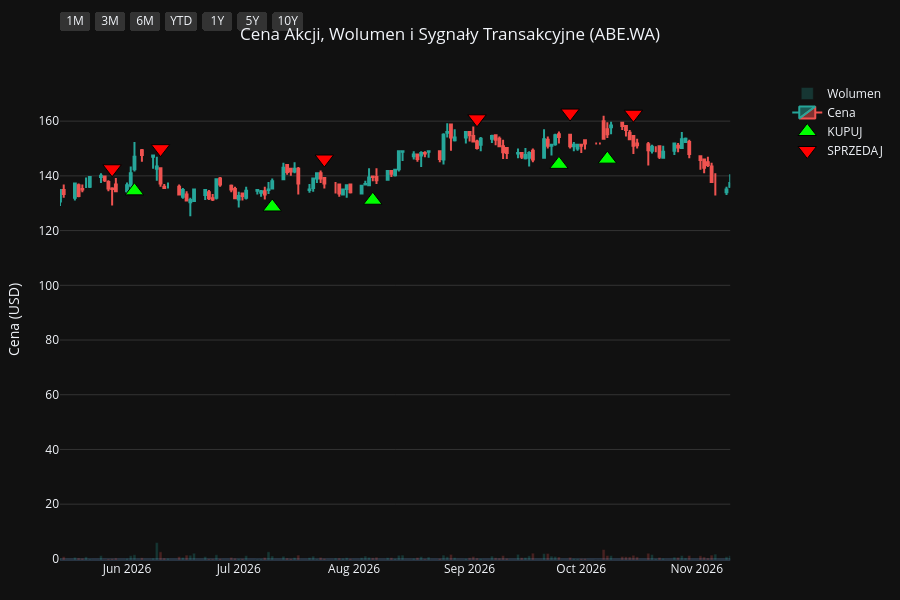
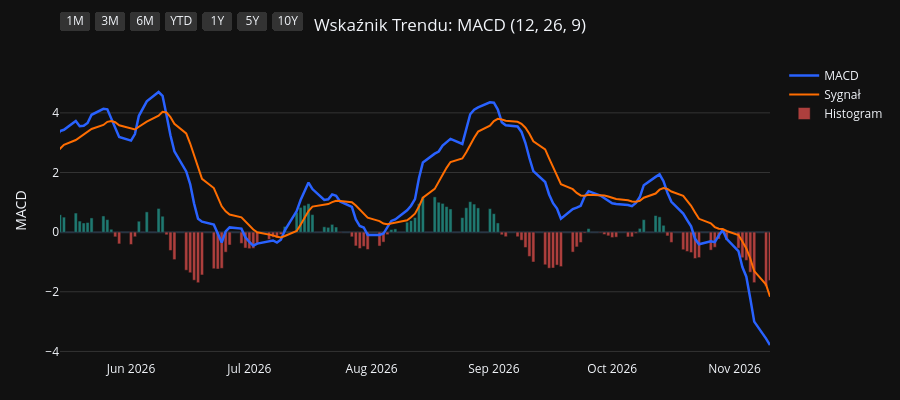
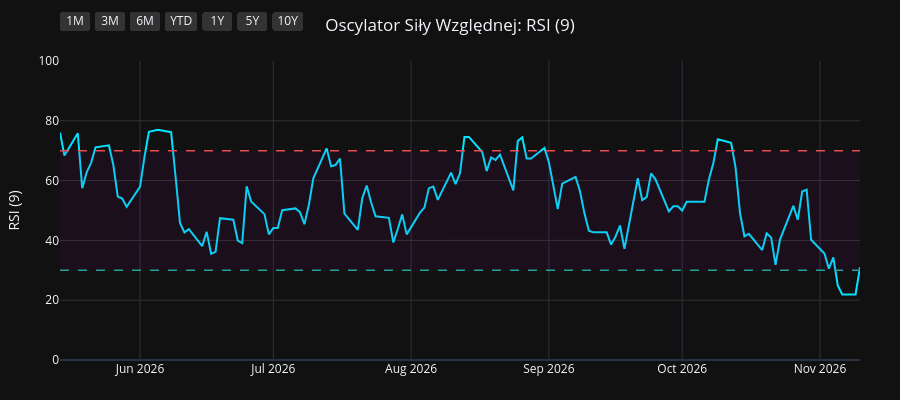
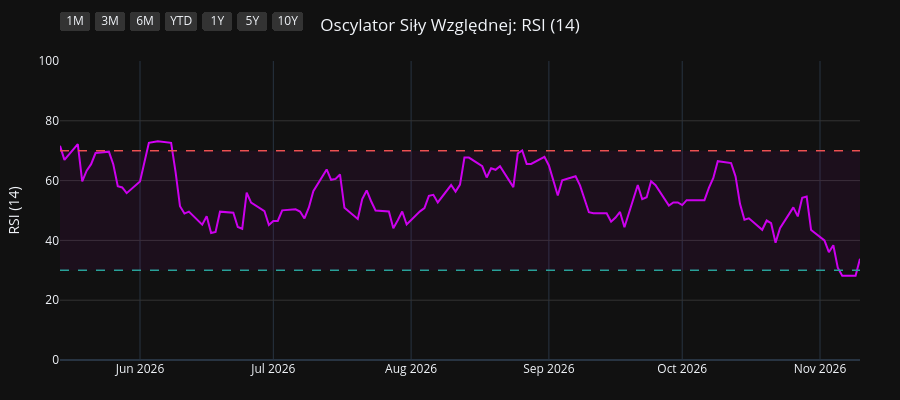

The cell these charts' notebook holds for them, in order:
### Code cell
import os
import yfinance as yf
import pandas as pd
import pandas_ta as ta
import plotly.graph_objects as go
from plotly.subplots import make_subplots

# 1. Pobranie i przygotowanie danych
symbol = os.environ.get("STOCK_TICKER", "").strip().upper()
if not symbol:
    raise RuntimeError("Set STOCK_TICKER before running price_extractor.ipynb")
df = yf.Ticker(symbol).history(period="10y")
df.index = df.index.tz_localize(None)

# Wskaźniki i sygnały
df.ta.macd(fast=12, slow=26, signal=9, append=True)
df.ta.rsi(length=9, append=True)
df.ta.rsi(length=14, append=True)
df.ta.rsi(length=21, append=True)
df.dropna(inplace=True)

macd = df['MACD_12_26_9']
signal = df['MACDs_12_26_9']
wczorajszy_macd = macd.shift(1)
wczorajszy_signal = signal.shift(1)

df['Decyzja'] = 'BRAK'
df.loc[(macd > signal) & (wczorajszy_macd <= wczorajszy_signal), 'Decyzja'] = 'KUPUJ'
df.loc[(macd < signal) & (wczorajszy_macd >= wczorajszy_signal), 'Decyzja'] = 'SPRZEDAJ'

df_kupuj = df[df['Decyzja'] == 'KUPUJ']
df_sprzedaj = df[df['Decyzja'] == 'SPRZEDAJ']
df_dywidendy = df[df['Dividends'] > 0]
df_splity = df[df['Stock Splits'] > 0]

# Wspólna konfiguracja osi X
konfiguracja_osi_x = dict(
    type="date",
    showspikes=True, spikemode="across", spikesnap="cursor", spikedash="dot", spikecolor="#ffffff", spikethickness=1, hoverformat="%Y-%m-%d",
    rangeselector=dict(
        buttons=list([
            dict(count=1, label="1M", step="month", stepmode="backward"),
            dict(count=3, label="3M", step="month", stepmode="backward"),
            dict(count=6, label="6M", step="month", stepmode="backward"),
            dict(count=1, label="YTD", step="year", stepmode="todate"),
            dict(count=1, label="1Y", step="year", stepmode="backward"),
            dict(count=5, label="5Y", step="year", stepmode="backward"),
            dict(step="all", label="10Y")
        ]),
        bgcolor="#333333", activecolor="#2962ff", x=0, y=1.1
    )
)

# ==========================================
# WYKRES 1: CENA + WOLUMEN + SYGNAŁY
# ==========================================
fig1 = make_subplots(specs=[[{"secondary_y": True}]])

kolory_wolumenu = ['#26a69a' if row['Close'] >= row['Open'] else '#ef5350' for index, row in df.iterrows()]
fig1.add_trace(go.Bar(x=df.index, y=df['Volume'], marker_color=kolory_wolumenu, opacity=0.25, name='Wolumen'), secondary_y=True)
fig1.add_trace(go.Candlestick(x=df.index, open=df['Open'], high=df['High'], low=df['Low'], close=df['Close'], name='Cena', increasing_line_color='#26a69a', decreasing_line_color='#ef5350'), secondary_y=False)
fig1.add_trace(go.Scatter(x=df_kupuj.index, y=df_kupuj['Low'] * 0.95, customdata=df_kupuj[['Low', 'High']], mode='markers', marker=dict(symbol='triangle-up', size=16, color='#00ff00', line=dict(width=1, color='black')), name='KUPUJ', hovertemplate='KUPUJ<br>Najniższa: %{customdata[0]:.2f}<br>Najwyższa: %{customdata[1]:.2f}<extra></extra>'), secondary_y=False)
fig1.add_trace(go.Scatter(x=df_sprzedaj.index, y=df_sprzedaj['High'] * 1.05, customdata=df_sprzedaj[['Low', 'High']], mode='markers', marker=dict(symbol='triangle-down', size=16, color='#ff0000', line=dict(width=1, color='black')), name='SPRZEDAJ', hovertemplate='SPRZEDAJ<br>Najniższa: %{customdata[0]:.2f}<br>Najwyższa: %{customdata[1]:.2f}<extra></extra>'), secondary_y=False)

if not df_dywidendy.empty:
    fig1.add_trace(go.Scatter(x=df_dywidendy.index, y=df_dywidendy['Low'] * 0.90, mode='markers+text', marker=dict(symbol='circle', size=12, color='#29b6f6', line=dict(width=1, color='white')), text=df_dywidendy['Dividends'].apply(lambda x: f"{x}$"), textposition="bottom center", name='Dywidenda', showlegend=False, hovertemplate='Dywidenda: %{text}<extra></extra>', textfont=dict(color="#29b6f6")), secondary_y=False)
if not df_splity.empty:
                    fig1.add_trace(go.Scatter(x=df_splity.index, y=df_splity['High'], mode='markers+text', marker=dict(symbol='star', size=16, color='#ffee58', line=dict(width=1, color='black')), text=df_splity['Stock Splits'].apply(lambda x: f"{x:g}:1" if x >= 1 else f"1:{1 / x:g}"), textposition="top center", name='Split', hovertemplate='%{text}<extra></extra>', textfont=dict(color="#ffee58")), secondary_y=False)

fig1.update_layout(title=dict(text=f"Cena Akcji, Wolumen i Sygnały Transakcyjne ({symbol})", x=0.5, xanchor='center'), dragmode='pan', xaxis_rangeslider_visible=False, template='plotly_dark', height=600, hovermode='x unified', margin=dict(l=60, r=40, t=60, b=40))
fig1.update_xaxes(**konfiguracja_osi_x)
fig1.update_xaxes(range=[df.index.max() - pd.Timedelta(days=180), df.index.max()])
fig1.update_yaxes(title_text="Cena (USD)", secondary_y=False, gridcolor='#333333')
fig1.update_yaxes(range=[0, df['Volume'].max() * 4], showgrid=False, showticklabels=False, secondary_y=True)
fig1.show(config={'scrollZoom': True})

# ==========================================
# WYKRES 2: WSKAŹNIK MACD
# ==========================================
fig2 = go.Figure()
fig2.add_trace(go.Scatter(x=df.index, y=df['MACD_12_26_9'], line=dict(color='#2962ff', width=2.5), name='MACD'))
fig2.add_trace(go.Scatter(x=df.index, y=df['MACDs_12_26_9'], line=dict(color='#ff6d00', width=2), name='Sygnał'))
kolory_macd = ['#26a69a' if val >= 0 else '#ef5350' for val in df['MACDh_12_26_9']]
fig2.add_trace(go.Bar(x=df.index, y=df['MACDh_12_26_9'], marker_color=kolory_macd, name='Histogram', opacity=0.7))
fig2.update_layout(title=dict(text="Wskaźnik Trendu: MACD (12, 26, 9)", x=0.5, xanchor='center'), dragmode='pan', xaxis_rangeslider_visible=False, template='plotly_dark', height=400, hovermode='x unified', margin=dict(l=60, r=40, t=60, b=40))
fig2.update_xaxes(**konfiguracja_osi_x)
fig2.update_xaxes(range=[df.index.max() - pd.Timedelta(days=180), df.index.max()])
fig2.update_yaxes(title_text="MACD", gridcolor='#333333')
fig2.show(config={'scrollZoom': True})

# ==========================================
# WYKRES 3: OSCYLATOR RSI (9)
# ==========================================
fig3 = go.Figure()
fig3.add_trace(go.Scatter(x=df.index, y=df['RSI_9'], line=dict(color='#00e5ff', width=2), name='RSI (9)'))
fig3.add_hline(y=70, line_dash="dash", line_color="#ef5350", line_width=1.5)
fig3.add_hline(y=30, line_dash="dash", line_color="#26a69a", line_width=1.5)
fig3.add_hrect(y0=30, y1=70, line_width=0, fillcolor="purple", opacity=0.1)
fig3.update_layout(title=dict(text="Oscylator Siły Względnej: RSI (9)", x=0.5, xanchor='center'), dragmode='pan', xaxis_rangeslider_visible=False, template='plotly_dark', height=400, hovermode='x unified', margin=dict(l=60, r=40, t=60, b=40))
fig3.update_xaxes(**konfiguracja_osi_x)
fig3.update_xaxes(range=[df.index.max() - pd.Timedelta(days=180), df.index.max()])
fig3.update_yaxes(title_text="RSI (9)", range=[0, 100], gridcolor='#333333')
fig3.show(config={'scrollZoom': True})

# ==========================================
# WYKRES 4: OSCYLATOR RSI (14)
# ==========================================
fig4 = go.Figure()
fig4.add_trace(go.Scatter(x=df.index, y=df['RSI_14'], line=dict(color='#d500f9', width=2), name='RSI (14)'))
fig4.add_hline(y=70, line_dash="dash", line_color="#ef5350", line_width=1.5)
fig4.add_hline(y=30, line_dash="dash", line_color="#26a69a", line_width=1.5)
fig4.add_hrect(y0=30, y1=70, line_width=0, fillcolor="purple", opacity=0.1)
fig4.update_layout(title=dict(text="Oscylator Siły Względnej: RSI (14)", x=0.5, xanchor='center'), dragmode='pan', xaxis_rangeslider_visible=False, template='plotly_dark', height=400, hovermode='x unified', margin=dict(l=60, r=40, t=60, b=40))
fig4.update_xaxes(**konfiguracja_osi_x)
fig4.update_xaxes(range=[df.index.max() - pd.Timedelta(days=180), df.index.max()])
fig4.update_yaxes(title_text="RSI (14)", range=[0, 100], gridcolor='#333333')
fig4.show(config={'scrollZoom': True})

# ==========================================
# WYKRES 5: OSCYLATOR RSI (21)
# ==========================================
fig5 = go.Figure()
fig5.add_trace(go.Scatter(x=df.index, y=df['RSI_21'], line=dict(color='#64dd17', width=2), name='RSI (21)'))
fig5.add_hline(y=70, line_dash="dash", line_color="#ef5350", line_width=1.5)
fig5.add_hline(y=30, line_dash="dash", line_color="#26a69a", line_width=1.5)
fig5.add_hrect(y0=30, y1=70, line_width=0, fillcolor="purple", opacity=0.1)
fig5.update_layout(title=dict(text="Oscylator Siły Względnej: RSI (21)", x=0.5, xanchor='center'), dragmode='pan', xaxis_rangeslider_visible=False, template='plotly_dark', height=400, hovermode='x unified', margin=dict(l=60, r=40, t=60, b=40))
fig5.update_xaxes(**konfiguracja_osi_x)
fig5.update_xaxes(range=[df.index.max() - pd.Timedelta(days=180), df.index.max()])
fig5.update_yaxes(title_text="RSI (21)", range=[0, 100], gridcolor='#333333')
fig5.show(config={'scrollZoom': True})

### Figure 1 — Plotly figure (JSON) as saved in the notebook; plotly's stock layout.template omitted (floating-point values rounded to 4 significant figures; data arrays with more than 128 entries replaced by an {"elided": "..."} marker saying what was removed)
{"data": [{"marker": {"color": {"elided": "2506 str values"}}, "name": "Wolumen", "opacity": 0.25, "type": "bar", "x": {"elided": "2506 str values"}, "xaxis": "x", "y": {"elided": "2506 int values"}, "yaxis": "y2"}, {"close": {"elided": "2506 float values"}, "decreasing": {"line": {"color": "#ef5350"}}, "high": {"elided": "2506 float values"}, "increasing": {"line": {"color": "#26a69a"}}, "low": {"elided": "2506 float values"}, "name": "Cena", "open": {"elided": "2506 float values"}, "type": "candlestick", "x": {"elided": "2506 str values"}, "xaxis": "x", "yaxis": "y"}, {"customdata": {"elided": "106x2 float values"}, "hovertemplate": "KUPUJ<br>Najniższa: %{customdata[0]:.2f}<br>Najwyższa: %{customdata[1]:.2f}<extra></extra>", "marker": {"color": "#00ff00", "line": {"color": "black", "width": 1}, "size": 16, "symbol": "triangle-up"}, "mode": "markers", "name": "KUPUJ", "type": "scatter", "x": ["2017-01-19T00:00:00", "2017-02-20T00:00:00", "2017-03-03T00:00:00", "2017-03-09T00:00:00", "2017-05-04T00:00:00", "2017-05-09T00:00:00", "2017-05-18T00:00:00", "2017-06-02T00:00:00", "2017-07-11T00:00:00", "2017-08-23T00:00:00", "2017-09-28T00:00:00", "2017-10-27T00:00:00", "2018-01-02T00:00:00", "2018-01-17T00:00:00", "2018-03-01T00:00:00", "2018-03-13T00:00:00", "2018-03-29T00:00:00", "2018-04-20T00:00:00", "2018-06-07T00:00:00", "2018-07-18T00:00:00", "2018-09-18T00:00:00", "2018-10-17T00:00:00", "2018-12-25T00:00:00", "2019-03-20T00:00:00", "2019-03-26T00:00:00", "2019-05-10T00:00:00", "2019-06-04T00:00:00", "2019-09-05T00:00:00", "2019-09-13T00:00:00", "2019-10-07T00:00:00", "2019-10-16T00:00:00", "2019-11-18T00:00:00", "2020-01-22T00:00:00", "2020-03-23T00:00:00", "2020-06-22T00:00:00", "2020-07-21T00:00:00", "2020-10-01T00:00:00", "2020-10-19T00:00:00", "2020-11-04T00:00:00", "2020-12-01T00:00:00", "2020-12-03T00:00:00", "2020-12-30T00:00:00", "2021-02-08T00:00:00", "2021-02-25T00:00:00", "2021-03-02T00:00:00", "2021-04-26T00:00:00", "2021-07-05T00:00:00", "2021-08-03T00:00:00", "2021-10-05T00:00:00", "2021-11-09T00:00:00", "2021-12-07T00:00:00", "2022-02-17T00:00:00", "2022-03-10T00:00:00", "2022-04-21T00:00:00", "2022-05-16T00:00:00", "2022-05-20T00:00:00", "2022-07-01T00:00:00", "2022-08-02T00:00:00", "2022-09-13T00:00:00", "2022-10-05T00:00:00", "2022-11-18T00:00:00", "2023-01-04T00:00:00", "2023-02-03T00:00:00", "2023-03-06T00:00:00", "2023-04-13T00:00:00", "2023-05-24T00:00:00", "2023-08-10T00:00:00", "2023-08-17T00:00:00", "2023-10-12T00:00:00", "2023-10-31T00:00:00", "2023-11-09T00:00:00", "2023-12-05T00:00:00", "2024-02-19T00:00:00", "2024-03-15T00:00:00", "2024-05-09T00:00:00", "2024-06-10T00:00:00", "2024-07-22T00:00:00", "2024-08-16T00:00:00", "2024-08-30T00:00:00", "2024-09-19T00:00:00", "2024-10-09T00:00:00", "2024-11-19T00:00:00", "2024-12-19T00:00:00", "2025-03-14T00:00:00", "2025-04-28T00:00:00", "2025-05-12T00:00:00", "2025-05-26T00:00:00", "2025-05-30T00:00:00", "2025-06-25T00:00:00", "2025-07-24T00:00:00", "2025-08-07T00:00:00", "2025-08-27T00:00:00", "2025-10-01T00:00:00", "2025-10-15T00:00:00", "2025-10-27T00:00:00", "2025-10-29T00:00:00", "2025-11-20T00:00:00", "2025-11-28T00:00:00", "2026-02-04T00:00:00", "2026-02-26T00:00:00", "2026-04-09T00:00:00", "2026-06-03T00:00:00", "2026-07-10T00:00:00", "2026-08-06T00:00:00", "2026-09-25T00:00:00", "2026-10-08T00:00:00"], "xaxis": "x", "y": [27.73, 29.82, 29.82, 29.38, 28.9, 29.26, 28.37, 28.75, 28.7, 26.06, 21.68, 20.35, 24.66, 24.4, 23.04, 22.48, 20.71, 19.02, 17.02, 14.89, 15.41, 15.89, 12.68, 16.05, 16.01, 14.49, 12.12, 15.01, 14.85, 15.81, 16.05, 16.38, 20.15, 12.04, 20.39, 22.07, 23.28, 22.32, 21.27, 25.05, 25.05, 25.65, 26.38, 27.69, 28.18, 38.68, 44.79, 48.86, 45.28, 46.09, 40.65, 39.74, 38.49, 39.82, 38.32, 37.57, 38.24, 32.09, 31.05, 31.09, 35.5, 44.99, 44.48, 43.29, 43.21, 39.97, 50.62, 48.57, 54.71, 55.73, 55.22, 52.83, 61.87, 69.05, 81.29, 84.79, 86.53, 82.86, 80.42, 79.02, 84.26, 77.62, 77.44, 89.16, 87.94, 88.3, 88.3, 87.04, 85.78, 86.77, 86.05, 84.7, 86.77, 86.86, 87.76, 87.04, 86.95, 84.88, 113.2, 114.4, 111.5, 134.5, 128.6, 131.1, 144.2, 146.1], "yaxis": "y"}, {"customdata": {"elided": "106x2 float values"}, "hovertemplate": "SPRZEDAJ<br>Najniższa: %{customdata[0]:.2f}<br>Najwyższa: %{customdata[1]:.2f}<extra></extra>", "marker": {"color": "#ff0000", "line": {"color": "black", "width": 1}, "size": 16, "symbol": "triangle-down"}, "mode": "markers", "name": "SPRZEDAJ", "type": "scatter", "x": ["2017-02-15T00:00:00", "2017-02-21T00:00:00", "2017-03-06T00:00:00", "2017-03-28T00:00:00", "2017-05-08T00:00:00", "2017-05-12T00:00:00", "2017-05-23T00:00:00", "2017-07-03T00:00:00", "2017-07-24T00:00:00", "2017-09-07T00:00:00", "2017-10-26T00:00:00", "2017-12-14T00:00:00", "2018-01-09T00:00:00", "2018-01-31T00:00:00", "2018-03-05T00:00:00", "2018-03-14T00:00:00", "2018-04-04T00:00:00", "2018-05-11T00:00:00", "2018-06-28T00:00:00", "2018-08-24T00:00:00", "2018-10-05T00:00:00", "2018-10-26T00:00:00", "2019-02-14T00:00:00", "2019-03-21T00:00:00", "2019-03-27T00:00:00", "2019-05-14T00:00:00", "2019-07-29T00:00:00", "2019-09-10T00:00:00", "2019-10-01T00:00:00", "2019-10-15T00:00:00", "2019-10-24T00:00:00", "2019-12-20T00:00:00", "2020-01-30T00:00:00", "2020-05-15T00:00:00", "2020-07-08T00:00:00", "2020-08-14T00:00:00", "2020-10-09T00:00:00", "2020-11-02T00:00:00", "2020-11-26T00:00:00", "2020-12-02T00:00:00", "2020-12-10T00:00:00", "2021-01-19T00:00:00", "2021-02-24T00:00:00", "2021-03-01T00:00:00", "2021-03-19T00:00:00", "2021-05-25T00:00:00", "2021-07-30T00:00:00", "2021-08-18T00:00:00", "2021-11-03T00:00:00", "2021-11-10T00:00:00", "2022-01-21T00:00:00", "2022-02-24T00:00:00", "2022-04-19T00:00:00", "2022-04-25T00:00:00", "2022-05-19T00:00:00", "2022-06-09T00:00:00", "2022-07-04T00:00:00", "2022-08-29T00:00:00", "2022-10-03T00:00:00", "2022-10-31T00:00:00", "2022-12-20T00:00:00", "2023-01-12T00:00:00", "2023-02-10T00:00:00", "2023-03-17T00:00:00", "2023-04-21T00:00:00", "2023-07-07T00:00:00", "2023-08-16T00:00:00", "2023-09-15T00:00:00", "2023-10-24T00:00:00", "2023-11-07T00:00:00", "2023-11-10T00:00:00", "2024-01-17T00:00:00", "2024-03-11T00:00:00", "2024-04-15T00:00:00", "2024-05-27T00:00:00", "2024-06-21T00:00:00", "2024-07-26T00:00:00", "2024-08-27T00:00:00", "2024-09-06T00:00:00", "2024-10-08T00:00:00", "2024-10-14T00:00:00", "2024-12-17T00:00:00", "2025-01-28T00:00:00", "2025-04-03T00:00:00", "2025-05-08T00:00:00", "2025-05-23T00:00:00", "2025-05-29T00:00:00", "2025-06-03T00:00:00", "2025-07-16T00:00:00", "2025-07-25T00:00:00", "2025-08-19T00:00:00", "2025-09-11T00:00:00", "2025-10-14T00:00:00", "2025-10-16T00:00:00", "2025-10-28T00:00:00", "2025-10-30T00:00:00", "2025-11-21T00:00:00", "2026-01-21T00:00:00", "2026-02-12T00:00:00", "2026-03-09T00:00:00", "2026-05-28T00:00:00", "2026-06-10T00:00:00", "2026-07-24T00:00:00", "2026-09-03T00:00:00", "2026-09-28T00:00:00", "2026-10-15T00:00:00"], "xaxis": "x", "y": [31.94, 33.22, 33.26, 34.58, 32.53, 32.22, 32.09, 31.27, 31.5, 28.38, 22.85, 28.08, 26.62, 28.04, 25.29, 24.84, 22.62, 21.74, 18.63, 18.1, 17.57, 17.39, 18.19, 17.83, 17.74, 16.06, 16.77, 16.68, 17.26, 18.1, 18.28, 23.07, 22.71, 20.41, 23.42, 27.86, 25.02, 23.6, 28.13, 28.66, 29.19, 29.16, 30.87, 31.86, 39.96, 58.5, 53.64, 57.96, 51.84, 52.2, 48.51, 41.35, 43.46, 43.0, 42.26, 44.19, 42.4, 35.37, 35.65, 38.36, 48.14, 50.01, 49.17, 48.51, 48.22, 58.4, 56.32, 63.86, 62.54, 62.54, 62.92, 69.7, 75.73, 86.95, 95.84, 99.51, 99.51, 90.81, 89.85, 93.13, 96.42, 86.95, 107.2, 104.3, 97.0, 97.7, 99.29, 98.59, 96.4, 97.6, 94.31, 96.5, 98.59, 97.9, 98.3, 97.8, 96.5, 120.5, 126.5, 126.9, 142.6, 149.9, 146.2, 160.9, 163.0, 162.5], "yaxis": "y"}, {"hovertemplate": "Dywidenda: %{text}<extra></extra>", "marker": {"color": "#29b6f6", "line": {"color": "white", "width": 1}, "size": 12, "symbol": "circle"}, "mode": "markers+text", "name": "Dywidenda", "showlegend": false, "text": ["0.44$", "1.0$", "1.25$", "2.0$", "3.0$", "6.45$"], "textfont": {"color": "#29b6f6"}, "textposition": "bottom center", "type": "scatter", "x": ["2020-12-29T00:00:00", "2021-12-07T00:00:00", "2022-12-28T00:00:00", "2024-03-14T00:00:00", "2025-04-07T00:00:00", "2026-04-09T00:00:00"], "xaxis": "x", "y": [23.92, 38.51, 39.88, 64.92, 74.27, 105.7], "yaxis": "y"}], "layout": {"dragmode": "pan", "height": 600, "hovermode": "x unified", "margin": {"b": 40, "l": 60, "r": 40, "t": 60}, "title": {"text": "Cena Akcji, Wolumen i Sygnały Transakcyjne (ABE.WA)", "x": 0.5, "xanchor": "center"}, "xaxis": {"anchor": "y", "domain": [0.0, 0.94], "hoverformat": "%Y-%m-%d", "range": ["2026-05-14T00:00:00", "2026-11-10T00:00:00"], "rangeselector": {"activecolor": "#2962ff", "bgcolor": "#333333", "buttons": [{"count": 1, "label": "1M", "step": "month", "stepmode": "backward"}, {"count": 3, "label": "3M", "step": "month", "stepmode": "backward"}, {"count": 6, "label": "6M", "step": "month", "stepmode": "backward"}, {"count": 1, "label": "YTD", "step": "year", "stepmode": "todate"}, {"count": 1, "label": "1Y", "step": "year", "stepmode": "backward"}, {"count": 5, "label": "5Y", "step": "year", "stepmode": "backward"}, {"label": "10Y", "step": "all"}], "x": 0, "y": 1.1}, "rangeslider": {"visible": false}, "showspikes": true, "spikecolor": "#ffffff", "spikedash": "dot", "spikemode": "across", "spikesnap": "cursor", "spikethickness": 1, "type": "date"}, "yaxis": {"anchor": "x", "domain": [0.0, 1.0], "gridcolor": "#333333", "title": {"text": "Cena (USD)"}}, "yaxis2": {"anchor": "x", "overlaying": "y", "range": [0, 932028], "showgrid": false, "showticklabels": false, "side": "right"}}}

### Figure 2 — Plotly figure (JSON) as saved in the notebook; plotly's stock layout.template omitted (floating-point values rounded to 4 significant figures; data arrays with more than 128 entries replaced by an {"elided": "..."} marker saying what was removed)
{"data": [{"line": {"color": "#2962ff", "width": 2.5}, "name": "MACD", "type": "scatter", "x": {"elided": "2506 str values"}, "y": {"elided": "2506 float values"}}, {"line": {"color": "#ff6d00", "width": 2}, "name": "Sygnał", "type": "scatter", "x": {"elided": "2506 str values"}, "y": {"elided": "2506 float values"}}, {"marker": {"color": {"elided": "2506 str values"}}, "name": "Histogram", "opacity": 0.7, "type": "bar", "x": {"elided": "2506 str values"}, "y": {"elided": "2506 float values"}}], "layout": {"dragmode": "pan", "height": 400, "hovermode": "x unified", "margin": {"b": 40, "l": 60, "r": 40, "t": 60}, "title": {"text": "Wskaźnik Trendu: MACD (12, 26, 9)", "x": 0.5, "xanchor": "center"}, "xaxis": {"hoverformat": "%Y-%m-%d", "range": ["2026-05-14T00:00:00", "2026-11-10T00:00:00"], "rangeselector": {"activecolor": "#2962ff", "bgcolor": "#333333", "buttons": [{"count": 1, "label": "1M", "step": "month", "stepmode": "backward"}, {"count": 3, "label": "3M", "step": "month", "stepmode": "backward"}, {"count": 6, "label": "6M", "step": "month", "stepmode": "backward"}, {"count": 1, "label": "YTD", "step": "year", "stepmode": "todate"}, {"count": 1, "label": "1Y", "step": "year", "stepmode": "backward"}, {"count": 5, "label": "5Y", "step": "year", "stepmode": "backward"}, {"label": "10Y", "step": "all"}], "x": 0, "y": 1.1}, "rangeslider": {"visible": false}, "showspikes": true, "spikecolor": "#ffffff", "spikedash": "dot", "spikemode": "across", "spikesnap": "cursor", "spikethickness": 1, "type": "date"}, "yaxis": {"gridcolor": "#333333", "title": {"text": "MACD"}}}}

### Figure 3 — Plotly figure (JSON) as saved in the notebook; plotly's stock layout.template omitted (floating-point values rounded to 4 significant figures; data arrays with more than 128 entries replaced by an {"elided": "..."} marker saying what was removed)
{"data": [{"line": {"color": "#00e5ff", "width": 2}, "name": "RSI (9)", "type": "scatter", "x": {"elided": "2506 str values"}, "y": {"elided": "2506 float values"}}], "layout": {"dragmode": "pan", "height": 400, "hovermode": "x unified", "margin": {"b": 40, "l": 60, "r": 40, "t": 60}, "shapes": [{"line": {"color": "#ef5350", "dash": "dash", "width": 1.5}, "type": "line", "x0": 0, "x1": 1, "xref": "x domain", "y0": 70, "y1": 70, "yref": "y"}, {"line": {"color": "#26a69a", "dash": "dash", "width": 1.5}, "type": "line", "x0": 0, "x1": 1, "xref": "x domain", "y0": 30, "y1": 30, "yref": "y"}, {"fillcolor": "purple", "line": {"width": 0}, "opacity": 0.1, "type": "rect", "x0": 0, "x1": 1, "xref": "x domain", "y0": 30, "y1": 70, "yref": "y"}], "title": {"text": "Oscylator Siły Względnej: RSI (9)", "x": 0.5, "xanchor": "center"}, "xaxis": {"hoverformat": "%Y-%m-%d", "range": ["2026-05-14T00:00:00", "2026-11-10T00:00:00"], "rangeselector": {"activecolor": "#2962ff", "bgcolor": "#333333", "buttons": [{"count": 1, "label": "1M", "step": "month", "stepmode": "backward"}, {"count": 3, "label": "3M", "step": "month", "stepmode": "backward"}, {"count": 6, "label": "6M", "step": "month", "stepmode": "backward"}, {"count": 1, "label": "YTD", "step": "year", "stepmode": "todate"}, {"count": 1, "label": "1Y", "step": "year", "stepmode": "backward"}, {"count": 5, "label": "5Y", "step": "year", "stepmode": "backward"}, {"label": "10Y", "step": "all"}], "x": 0, "y": 1.1}, "rangeslider": {"visible": false}, "showspikes": true, "spikecolor": "#ffffff", "spikedash": "dot", "spikemode": "across", "spikesnap": "cursor", "spikethickness": 1, "type": "date"}, "yaxis": {"gridcolor": "#333333", "range": [0, 100], "title": {"text": "RSI (9)"}}}}

### Figure 4 — Plotly figure (JSON) as saved in the notebook; plotly's stock layout.template omitted (floating-point values rounded to 4 significant figures; data arrays with more than 128 entries replaced by an {"elided": "..."} marker saying what was removed)
{"data": [{"line": {"color": "#d500f9", "width": 2}, "name": "RSI (14)", "type": "scatter", "x": {"elided": "2506 str values"}, "y": {"elided": "2506 float values"}}], "layout": {"dragmode": "pan", "height": 400, "hovermode": "x unified", "margin": {"b": 40, "l": 60, "r": 40, "t": 60}, "shapes": [{"line": {"color": "#ef5350", "dash": "dash", "width": 1.5}, "type": "line", "x0": 0, "x1": 1, "xref": "x domain", "y0": 70, "y1": 70, "yref": "y"}, {"line": {"color": "#26a69a", "dash": "dash", "width": 1.5}, "type": "line", "x0": 0, "x1": 1, "xref": "x domain", "y0": 30, "y1": 30, "yref": "y"}, {"fillcolor": "purple", "line": {"width": 0}, "opacity": 0.1, "type": "rect", "x0": 0, "x1": 1, "xref": "x domain", "y0": 30, "y1": 70, "yref": "y"}], "title": {"text": "Oscylator Siły Względnej: RSI (14)", "x": 0.5, "xanchor": "center"}, "xaxis": {"hoverformat": "%Y-%m-%d", "range": ["2026-05-14T00:00:00", "2026-11-10T00:00:00"], "rangeselector": {"activecolor": "#2962ff", "bgcolor": "#333333", "buttons": [{"count": 1, "label": "1M", "step": "month", "stepmode": "backward"}, {"count": 3, "label": "3M", "step": "month", "stepmode": "backward"}, {"count": 6, "label": "6M", "step": "month", "stepmode": "backward"}, {"count": 1, "label": "YTD", "step": "year", "stepmode": "todate"}, {"count": 1, "label": "1Y", "step": "year", "stepmode": "backward"}, {"count": 5, "label": "5Y", "step": "year", "stepmode": "backward"}, {"label": "10Y", "step": "all"}], "x": 0, "y": 1.1}, "rangeslider": {"visible": false}, "showspikes": true, "spikecolor": "#ffffff", "spikedash": "dot", "spikemode": "across", "spikesnap": "cursor", "spikethickness": 1, "type": "date"}, "yaxis": {"gridcolor": "#333333", "range": [0, 100], "title": {"text": "RSI (14)"}}}}
